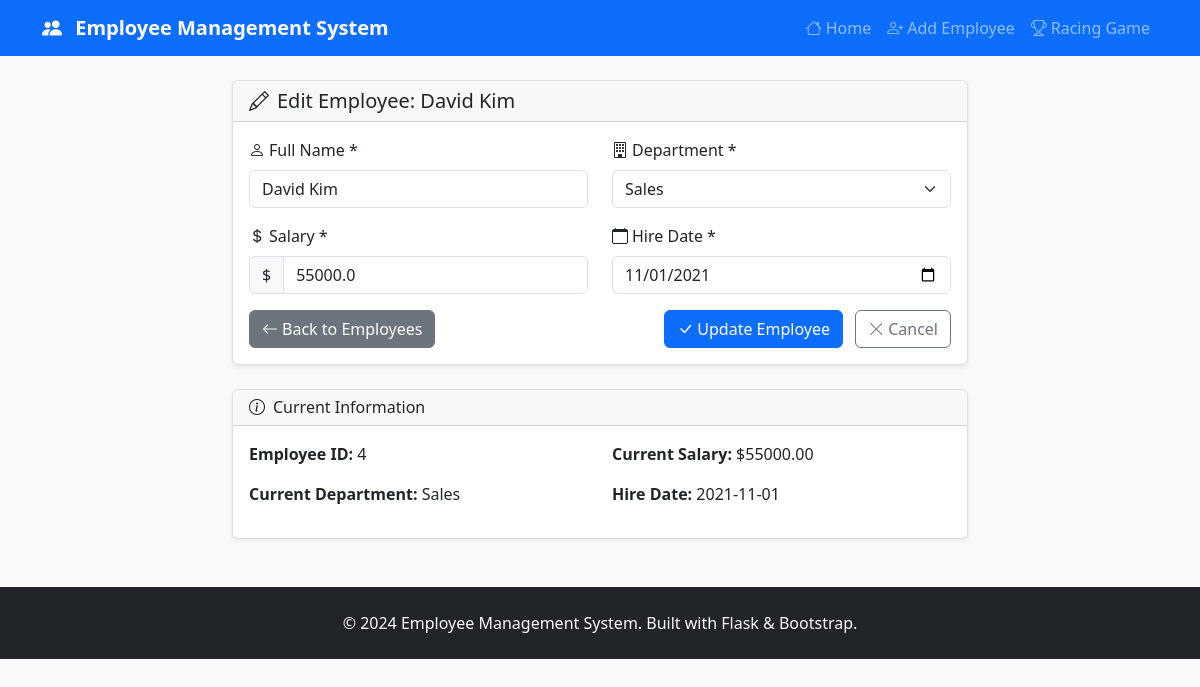
The app's page /edit/4 with its own data.
### tables this page shows
CREATE TABLE employees (
    id INTEGER PRIMARY KEY AUTOINCREMENT,
    name TEXT NOT NULL,
    department_id INTEGER,
    salary REAL,
    hire_date TEXT,
    FOREIGN KEY (department_id) REFERENCES departments(id)
);

CREATE TABLE departments (
    id INTEGER PRIMARY KEY AUTOINCREMENT,
    name TEXT NOT NULL
);

### app.py (the view, shortened to what this page needs)
@app.route('/edit/<int:employee_id>', methods=['GET', 'POST'])
def edit_employee(employee_id):
    employee = employee_manager.get_employee(employee_id)
    if not employee:
        flash('Employee not found!', 'error')
        return redirect(url_for('index'))
    departments = employee_manager.get_departments()
    return render_template('edit.html', employee=employee, departments=departments)

### app.py (called while the page is built)
    def get_connection(self):
        return sqlite3.connect(self.db_path)

    def get_departments(self) -> List[Dict[str, Any]]:
        with self.get_connection() as conn:
            conn.row_factory = sqlite3.Row
            cursor = conn.cursor()
            cursor.execute("SELECT * FROM departments ORDER BY id")
            return [dict(row) for row in cursor.fetchall()]

    def get_employee(self, employee_id: int) -> Optional[Dict[str, Any]]:
        with self.get_connection() as conn:
            conn.row_factory = sqlite3.Row
            cursor = conn.cursor()
            cursor.execute("""
                SELECT e.id, e.name, d.name as department, e.salary, e.hire_date, e.department_id
                FROM employees e
                LEFT JOIN departments d ON e.department_id = d.id
                WHERE e.id = ?
            """, (employee_id,))
            result = cursor.fetchone()
            return dict(result) if result else None

### templates/edit.html (shortened to what this page needs)
{% extends "base.html" %}
{% block content %}
<div class="row justify-content-center">
    <div class="col-md-8">
        <div class="card">
            <div class="card-header">
                <h5 class="card-title mb-0">
                    <i class="bi bi-pencil me-2"></i>Edit Employee: {{ employee.name }}
                </h5>
            </div>
            <div class="card-body">
                <form method="POST" novalidate>
                    <div class="row">
                        <div class="col-md-6 mb-3">
                            <label for="name" class="form-label">
                                <i class="bi bi-person me-1"></i>Full Name *
                            </label>
                            <input type="text"
                                   class="form-control"
                                   id="name"
                                   name="name"
                                   required
                                   placeholder="Enter employee's full name"
                                   value="{{ request.form.name if request.form.name else employee.name }}">
                        </div>
                        <div class="col-md-6 mb-3">
                            <label for="department_id" class="form-label">
                                <i class="bi bi-building me-1"></i>Department *
                            </label>
                            <select class="form-select" id="department_id" name="department_id" required>
                                {% for department in departments %}
                                <option value="{{ department.id }}"
                                        {{ 'selected' if (request.form.department_id|string == department.id|string) or (not request.form.department_id and employee.department_id == department.id) }}>
                                    {{ department.name }}
                                </option>
                                {% endfor %}
                            </select>
                        </div>
                    </div>
                    <div class="row">
                        <div class="col-md-6 mb-3">
                            <label for="salary" class="form-label">
                                <i class="bi bi-currency-dollar me-1"></i>Salary *
                            </label>
                            <div class="input-group">
                                <span class="input-group-text">$</span>
                                <input type="number"
                                       class="form-control"
                                       id="salary"
                                       name="salary"
                                       step="0.01"
                                       min="0"
                                       required
                                       placeholder="0.00"
                                       value="{{ request.form.salary if request.form.salary else employee.salary }}">
                            </div>
                        </div>
                        <div class="col-md-6 mb-3">
                            <label for="hire_date" class="form-label">
                                <i class="bi bi-calendar me-1"></i>Hire Date *
                            </label>
                            <input type="date"
                                   class="form-control"
                                   id="hire_date"
                                   name="hire_date"
                                   required
                                   value="{{ request.form.hire_date if request.form.hire_date else employee.hire_date }}">
                        </div>
                    </div>
                    <div class="row">
                        <div class="col-12">
                            <div class="d-flex justify-content-between">
                                <a href="{{ url_for('index') }}" class="btn btn-secondary">
                                    <i class="bi bi-arrow-left me-1"></i>Back to Employees
                                </a>
                                <div>
                                    <button type="submit" class="btn btn-primary me-2">
                                        <i class="bi bi-check-lg me-1"></i>Update Employee
                                    </button>
                                    <a href="{{ url_for('index') }}" class="btn btn-outline-secondary">
                                        <i class="bi bi-x-lg me-1"></i>Cancel
                                    </a>
                                </div>
                            </div>
                        </div>
                    </div>
                </form>
            </div>
        </div>
        <div class="card mt-4">
            <div class="card-header">
                <h6 class="card-title mb-0">
                    <i class="bi bi-info-circle me-2"></i>Current Information
                </h6>
            </div>
            <div class="card-body">
                <div class="row">
                    <div class="col-md-6">
                        <p><strong>Employee ID:</strong> {{ employee.id }}</p>
                        <p><strong>Current Department:</strong> {{ employee.department }}</p>
                    </div>
                    <div class="col-md-6">
                        <p><strong>Current Salary:</strong> ${{ "%.2f"|format(employee.salary) }}</p>
                        <p><strong>Hire Date:</strong> {{ employee.hire_date }}</p>
                    </div>
                </div>
            </div>
        </div>
    </div>
</div>
{% endblock %}

### templates/base.html (style rules this page uses)
.card { box-shadow: 0 0.125rem 0.25rem rgba(0, 0, 0, 0.075); border: 1px solid rgba(0, 0, 0, 0.125); }

### records on screen
employees: name "David Kim", salary "55000.0", hire_date "11/01/2021", id "4", salary "55000.00", hire_date "2021-11-01"
departments: department "Sales"

### other values on screen
form field department_id "Sales"
